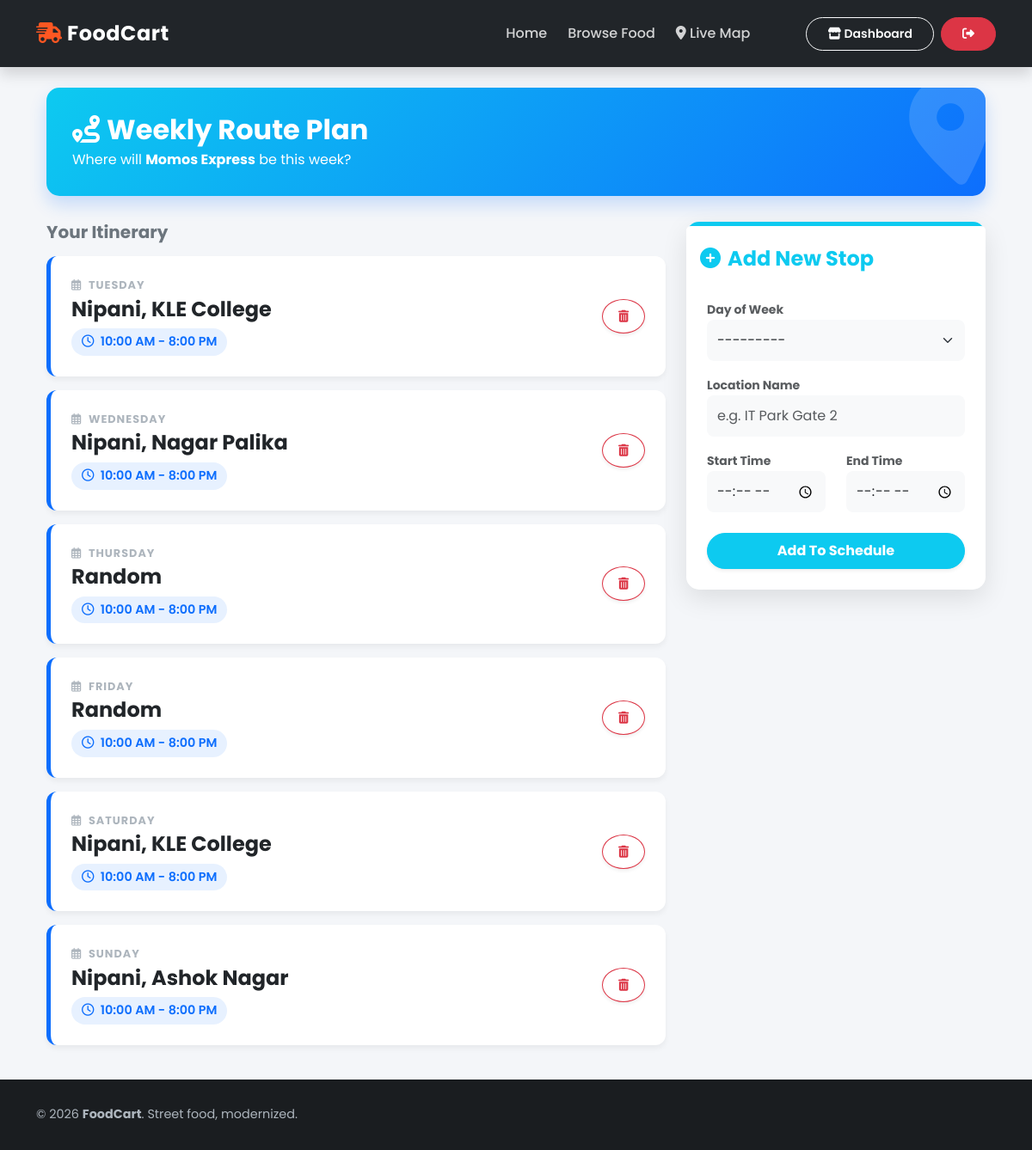
The page /vendor/schedule/ (signed in) on the database its author committed.
### vendor/models.py (models this page shows, shortened)
class FoodCart(models.Model):
    owner = models.OneToOneField(User, on_delete=models.CASCADE, null=True, blank=True)
    name = models.CharField(max_length=100)
    image = models.ImageField(upload_to='cart_images/', default='cart_images/default.jpg')
    opening_time = models.TimeField(default=datetime.time(10, 0)) # 10 AM
    closing_time = models.TimeField(default=datetime.time(22, 0)) # 10 PM
    is_open = models.BooleanField(default=True)
    current_lat = models.FloatField(default=12.9716)
    current_long = models.FloatField(default=77.5946)
    payment_qr = models.ImageField(upload_to='payment_qrs/', blank=True, null=True)

class CartSchedule(models.Model):
    DAYS_OF_WEEK = [
        (0, 'Monday'), (1, 'Tuesday'), (2, 'Wednesday'),
        (3, 'Thursday'), (4, 'Friday'), (5, 'Saturday'), (6, 'Sunday'),
    ]
    cart = models.ForeignKey(FoodCart, on_delete=models.CASCADE, related_name='schedule')
    day_of_week = models.IntegerField(choices=DAYS_OF_WEEK)
    location_name = models.CharField(max_length=100) # e.g., "Main Campus Gate"
    start_time = models.TimeField()
    end_time = models.TimeField()
    class Meta:
        ordering = ['day_of_week', 'start_time']

### vendor/views.py (the view)
# urls.py: path('schedule/', views.manage_schedule, name='manage_schedule'),
@login_required
def manage_schedule(request):
    cart = request.user.foodcart
    schedules = cart.schedule.all()
    if request.method == 'POST':
        form = ScheduleForm(request.POST)
        if form.is_valid():
            schedule = form.save(commit=False)
            schedule.cart = cart
            schedule.save()
            return redirect('manage_schedule')
    else:
        form = ScheduleForm()
    return render(request, 'vendor/manage_schedule.html', {'form': form, 'schedules': schedules})

### vendor/forms.py
class ScheduleForm(forms.ModelForm):
    class Meta:
        model = CartSchedule
        fields = ['day_of_week', 'location_name', 'start_time', 'end_time']
        widgets = {
            'day_of_week': forms.Select(attrs={'class': 'form-select'}),
            'location_name': forms.TextInput(attrs={'class': 'form-control', 'placeholder': 'e.g. IT Park Gate 2'}),
            'start_time': forms.TimeInput(attrs={'class': 'form-control', 'type': 'time'}),
            'end_time': forms.TimeInput(attrs={'class': 'form-control', 'type': 'time'}),
        }

### templates/vendor/manage_schedule.html (shortened to what this page needs)
{% extends 'core/base.html' %}
{% block content %}
<link href="https://unpkg.com/aos@2.3.1/dist/aos.css" rel="stylesheet">
<div class="container">
    <div class="schedule-header d-flex justify-content-between align-items-center" data-aos="fade-down">
        <div style="z-index: 1;">
            <h2 class="fw-bold mb-1"><i class="fas fa-route me-2"></i>Weekly Route Plan</h2>
            <p class="mb-0 opacity-90">Where will <strong>{{ user.foodcart.name }}</strong> be this week?</p>
        </div>
    </div>
    <div class="row g-4">
        <div class="col-lg-8">
            <h5 class="fw-bold text-secondary mb-3">Your Itinerary</h5>
            <div class="d-flex flex-column gap-3">
                {% for schedule in schedules %}
                <div class="schedule-card p-4" data-aos="fade-up" data-aos-delay="{{ forloop.counter0 }}00">
                    <div class="d-flex justify-content-between align-items-center">
                        <div>
                            <div class="day-badge mb-1">
                                <i class="far fa-calendar-alt me-1"></i> {{ schedule.get_day_of_week_display }}
                            </div>
                            <h4 class="fw-bold text-dark mb-2">{{ schedule.location_name }}</h4>
                            <div class="time-bubble">
                                <i class="far fa-clock me-1"></i>
                                {{ schedule.start_time|time:"g:i A" }} - {{ schedule.end_time|time:"g:i A" }}
                            </div>
                        </div>
                        <div>
                            <a href="{% url 'delete_schedule' schedule.id %}"
                               class="btn btn-outline-danger btn-sm rounded-circle d-flex align-items-center justify-content-center shadow-sm"
                               style="width: 40px; height: 40px;"
                               title="Remove Stop"
                               onclick="return confirm('Remove this stop from your schedule?');">
                                <i class="fas fa-trash-alt"></i>
                            </a>
                        </div>
                    </div>
                </div>
                {% endfor %}
            </div>
        </div>
        <div class="col-lg-4">
            <div class="sticky-form" data-aos="fade-left">
                <div class="card add-card bg-white">
                    <div class="card-header bg-white border-0 pt-4 pb-0">
                        <h4 class="fw-bold text-info"><i class="fas fa-plus-circle me-2"></i>Add New Stop</h4>
                    </div>
                    <div class="card-body p-4">
                        <form method="post">
                            <div class="mb-3">
                                <label class="fw-bold small text-muted">Day of Week</label>
                                {{ form.day_of_week }}
                            </div>
                            <div class="mb-3">
                                <label class="fw-bold small text-muted">Location Name</label>
                                {{ form.location_name }}
                            </div>
                            <div class="row">
                                <div class="col-6 mb-3">
                                    <label class="fw-bold small text-muted">Start Time</label>
                                    {{ form.start_time }}
                                </div>
                                <div class="col-6 mb-3">
                                    <label class="fw-bold small text-muted">End Time</label>
                                    {{ form.end_time }}
                                </div>
                            </div>
                            <button type="submit" class="btn btn-info text-white w-100 py-2 rounded-pill shadow-sm fw-bold mt-2">
                                Add to Schedule
                            </button>
                        </form>
                    </div>
                </div>
            </div>
        </div>
    </div>
</div>
{% endblock %}

### templates/core/base.html (style rules this page uses)
body { background-color: #f4f6f9; font-family: 'Poppins', sans-serif; min-height: 100vh; display: flex; flex-direction: column; }
.btn { border-radius: 50px; padding: 8px 24px; font-weight: 600; transition: all 0.6s ease; text-transform: capitalize; }
.card { border: none; border-radius: 12px; transition: transform 0.4s ease, box-shadow 0.4s ease; }

### templates/vendor/manage_schedule.html (style rules this page uses)
.schedule-header { background: linear-gradient(135deg, #0dcaf0, #0d6efd); color: white; border-radius: 15px; padding: 30px; margin-bottom: 30px; box-shadow: 0 10px 20px rgba(13, 110, 253, 0.2); position: relative; overflow: hidden; }
.schedule-header::after { content: '\f3c5'; font-family: "Font Awesome 6 Free"; font-weight: 900; position: absolute; right: -10px; bottom: -20px; font-size: 8rem; opacity: 0.15; transform: rotate(-10deg); }
.schedule-card { background: white; border: none; border-radius: 12px; transition: all 0.4s ease; box-shadow: 0 4px 6px rgba(0,0,0,0.05); border-left: 5px solid #0d6efd; }
.day-badge { font-size: 0.8rem; text-transform: uppercase; letter-spacing: 1px; color: #adb5bd; font-weight: 700; }
.time-bubble { background: #e7f1ff; color: #0d6efd; padding: 5px 12px; border-radius: 20px; font-weight: 600; font-size: 0.9rem; display: inline-block; }
.sticky-form { position: sticky; top: 100px; z-index: 10; }
.add-card { border: none; border-radius: 15px; box-shadow: 0 10px 30px rgba(0,0,0,0.1); border-top: 5px solid #0dcaf0; }

### rows shown on the page
CartSchedule: day_of_week "TUESDAY", location_name "Nipani, KLE College", start_time "10:00 AM", end_time "8:00 PM"
CartSchedule: day_of_week "WEDNESDAY", location_name "Nipani, Nagar Palika", start_time "10:00 AM", end_time "8:00 PM"
CartSchedule: day_of_week "THURSDAY", location_name "Random", start_time "10:00 AM", end_time "8:00 PM"
CartSchedule: day_of_week "FRIDAY", location_name "Random", start_time "10:00 AM", end_time "8:00 PM"
CartSchedule: day_of_week "SATURDAY", location_name "Nipani, KLE College", start_time "10:00 AM", end_time "8:00 PM"
CartSchedule: day_of_week "SUNDAY", location_name "Nipani, Ashok Nagar", start_time "10:00 AM", end_time "8:00 PM"

### other values the page prints
{{ user.foodcart.name }} "Momos Express"
